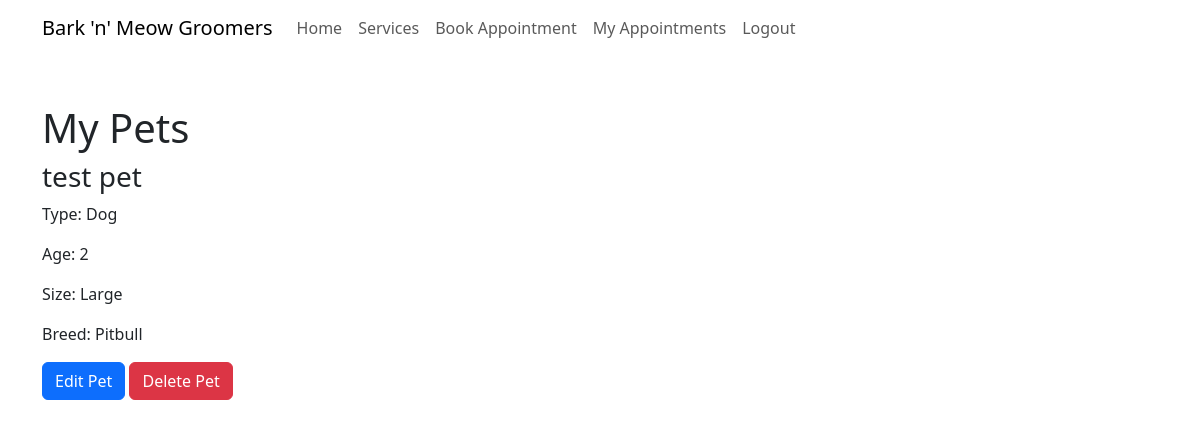
The page /my-pets/ (signed in) on the database its author committed.
### bookings/models.py (models this page shows, shortened)
class Pet(models.Model):
    PET_TYPES = [
        ('Dog', 'Dog'),
        ('Cat', 'Cat'),
    ]
    PET_SIZES = [
        ('Small', 'Small'),
        ('Medium', 'Medium'),
        ('Large', 'Large'),
    ]
    owner = models.ForeignKey(User, on_delete=models.CASCADE)
    name = models.CharField(max_length=100)
    pet_type = models.CharField(max_length=10, choices=PET_TYPES)
    breed = models.CharField(max_length=100, blank=True)
    age = models.PositiveIntegerField()
    size = models.CharField(max_length=10, choices=PET_SIZES)
    notes = models.TextField(blank=True)

### bookings/views.py (the view)
# urls.py: path('my-pets/', views.my_pets, name='my_pets'),
@login_required
def my_pets(request):
    pets = Pet.objects.filter(owner=request.user)
    return render(request, "my_pets.html", {"pets": pets})

### templates/my_pets.html (shortened to what this page needs)
{% extends "base.html" %}
{% block content %}
<div class="container mt-5">
    <h1>My Pets</h1>
    {% if pets %}
    {% for pet in pets %}
    <div class="mb-3">
        <h3>{{ pet.name }}</h3>
        <p>Type: {{ pet.get_pet_type_display }}</p>
        <p>Age: {{ pet.age }}</p>
        <p>Size: {{ pet.get_size_display }}</p>
        <p>Breed: {{ pet.breed }}</p>
        <a href="{% url 'edit_pet' pet.id %}" class="btn btn-primary">
            Edit Pet
        </a>
        <a href="{% url 'delete_pet' pet.id %}" class="btn btn-danger">
            Delete Pet
        </a>
    </div>
    {% endfor %}
    {% else %}
    <p>You have not added any pets yet.</p>
    {% endif %}
</div>
{% endblock %}

### rows shown on the page
Pet: name "test pet", pet_type "Dog", age "2", size "Large", breed "Pitbull"
